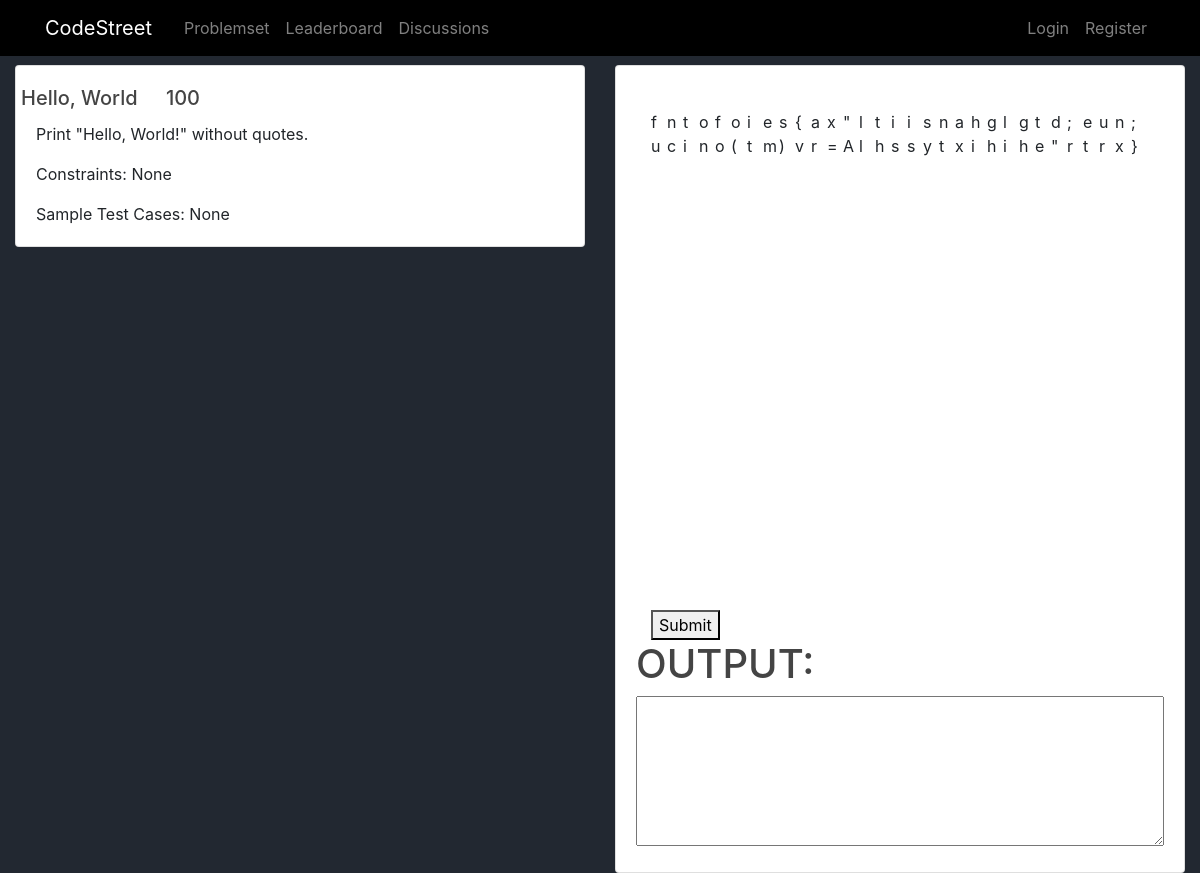
Page /problem/1 on the earlier database version.
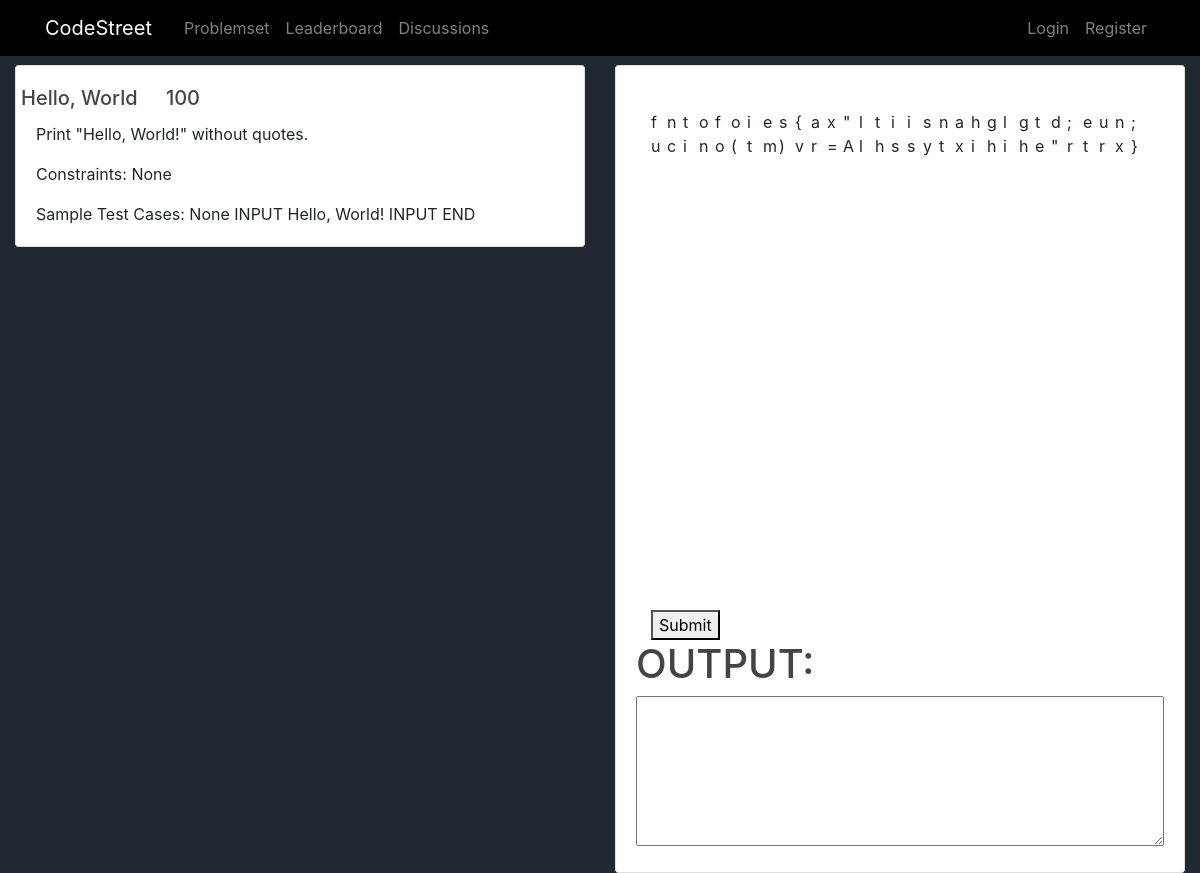
Same page on the later database version.
### problemset/models.py (models this page shows, shortened)
class Problem(models.Model):
    title = models.CharField(max_length=50)
    description = models.TextField(max_length=10000)
    points = models.IntegerField(default=100)
    category = models.ForeignKey(Category, on_delete=models.CASCADE, default=1)
    test_case = models.TextField(max_length=10000, null=set)
    hidden_test_cases = models.TextField(max_length=10000000, null=set)
    constraints = models.TextField(max_length=1000, null=set)
    @staticmethod
    def get_all_objects_by_id(ID):
        if ID:
            return Problem.objects.filter(id=ID)
        else:
            return Problem.get_all_objects()

### problemset/views.py (the view)
# urls.py: path('problem/<int:pk>', views.problem, name='problemset-problem'),
def problem(request, pk):
    print(pk)
    problems = Problem.get_all_objects_by_id(pk)
    return render(request, 'problemset/problem.html', {'problems': problems})

### problemset/templates/problemset/problem.html (shortened to what this page needs)
{% extends "problemset/base.html"%}
{% block content %}
<div class="container-fluid">
<div class="row">
  <div class="col-sm-6">
    <div class="card">
      <div class="card-body">
        {% for problem in problems %}
        <div class="row">
            <h5 class="card-title">{{ problem.title }}</h5>
            <h5 class="card-text" style="position:fixed;  right: 1000px;">{{ problem.points }}</p>
        </div>
            <p class="card-text">{{ problem.description }}</p>
            <p class="card-text">Constraints: {{ problem.constraints }}</p>
            <p class="card-text">Sample Test Cases: {{ problem.test_case }}</p>
        {% endfor %}
      </div>
    </div>
  </div>
  <div class="col-sm-6">
    <div class="card">
      <div class="card-body">
        <div class="container pt-4">
            <div id="editor">
                {% if code != None %}
                    {% for cod in code %}
                {{ cod }}
                    {%endfor%}
                {% else %}
            function foo(items) {
                var x = "All this is syntax highlighted";
                return x;
            }
                {% endif %}
            </div>
                <button id="submit" >{% csrf_token %} Submit</button>
            </div>
          <h1>
        OUTPUT:
    </h1>
    <textarea id="output" cols="30" rows="10" readonly>
    </textarea>
      </div>
    </div>
  </div>
</div>
</div>
{% endblock %}

Differences in the rows shown:
changed Problem "Hello, World": test_case "None" → "None INPUT Hello, World! INPUT END"
